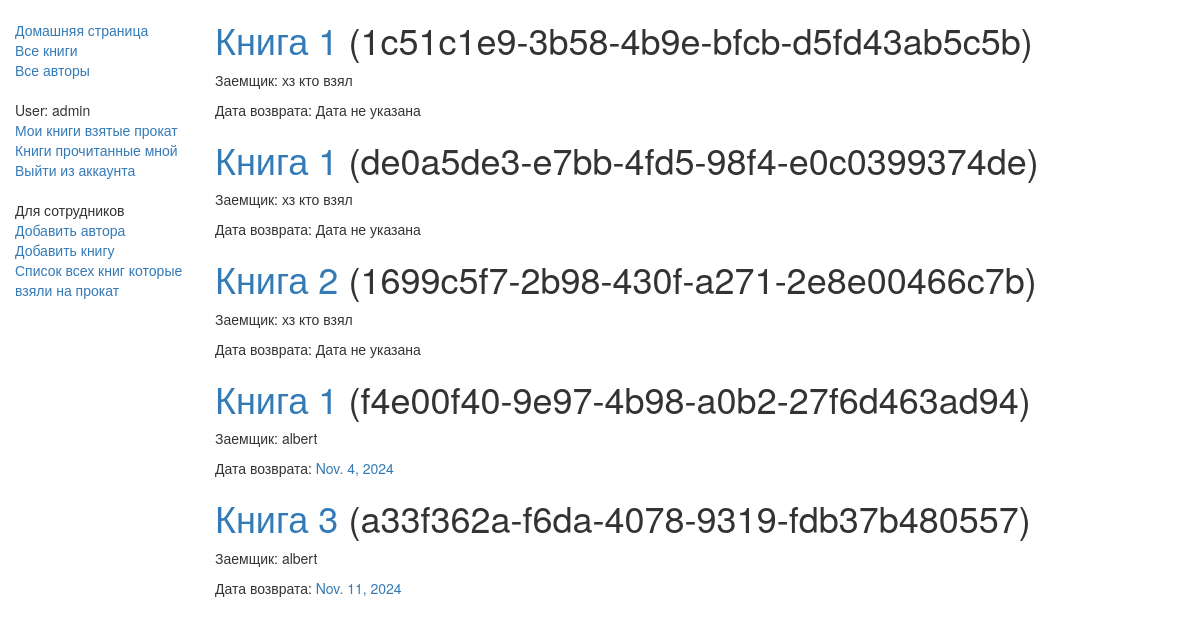
Before: /catalog/booksborrowers/ (signed in) with the older database file.
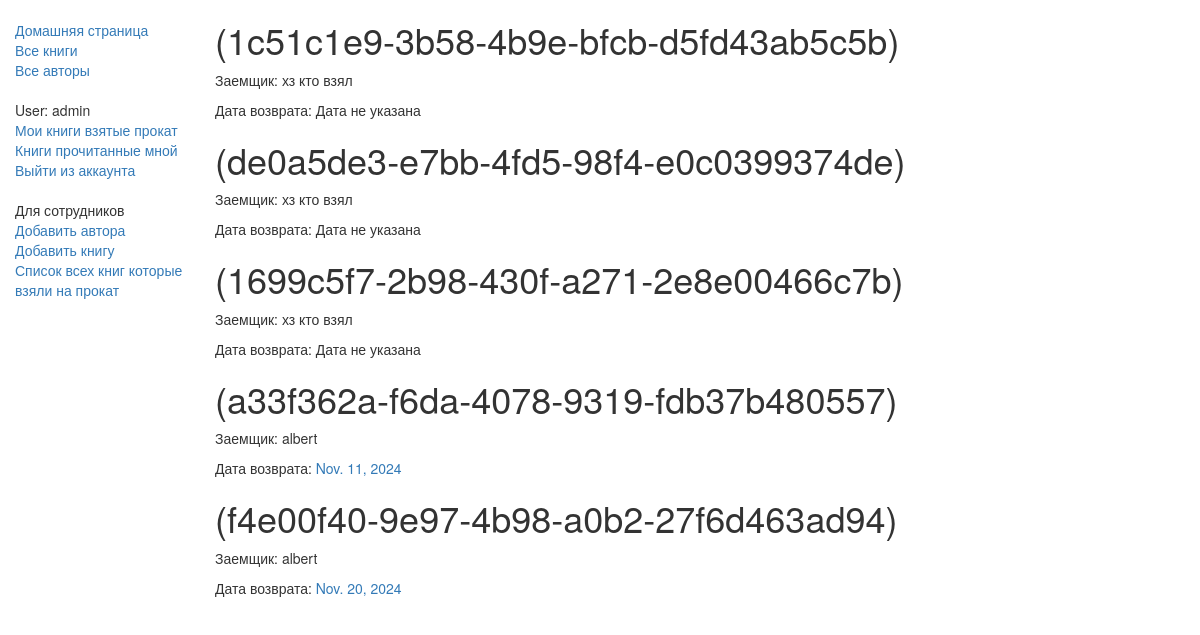
After: the same page with the newer database file.
### catalog/models.py (models this page shows, shortened)
class BookInstance(models.Model):
    id = models.UUIDField(primary_key=True, default=uuid.uuid4, help_text='Уникальный идентификатор этой книги во всей библиотеки')
    book = models.ForeignKey('Book', on_delete=models.SET_NULL, null=True)
    imprint = models.CharField(max_length=200)
    due_back = models.DateField(null=True, blank=True)
    borrower = models.ForeignKey(User, on_delete=models.SET_NULL, null=True, blank=True)
    LOAN_STATUS = (
        ('m', 'Maintenance'),
        ('o', 'On loan'),
        ('a', 'Available'),
        ('r', 'Reserved'),
    )
    status = models.CharField(max_length=1, choices=LOAN_STATUS, blank=True, default='m', help_text='Статус книги')
    class Meta:
        ordering = ['due_back']
        permissions = [
            ('can_mark_returned', 'can mark book as returned'),
        ]
    @property
    def is_overdue(self):
        if self.due_back and date.today() > self.due_back:
            return True
        return False

class Book(models.Model):
    title = models.CharField(max_length=255)
    authors = models.ManyToManyField('Author', help_text='Выберите авторов книги') #Foreign key используем потому что автор у книги может быть только один, но авторы могут написать много книг
    summary = models.TextField(max_length=1000, help_text="Напишите краткое описание книги")
    isbn = models.CharField('ISBN', max_length=13, help_text='13 символов <a href="https://www.isbn-international.org/content/what-isbn">ISBN номера</a>')
    genre = models.ManyToManyField(Genre, help_text='Выберите жанр книги')
    language = models.ForeignKey('Language', on_delete=models.SET_NULL, null=True)
    user_who_read = models.ManyToManyField(User, related_name='read_books', null=True)
    def display_genre(self):
        return ', '.join([genre.name for genre in self.genre.all()[:3]])
    display_genre.short_description = 'Genre'

### catalog/views.py (the view)
@method_decorator(permission_required('can_mark_returned'), name='dispatch')
class BookBorrowerListView(LoginRequiredMixin, generic.ListView):
    model = BookInstance
    template_name = 'catalog/bookinstance_list_borrowed_all.html'
    paginate_by = 10
    def get_queryset(self):
        return BookInstance.objects.all()

### catalog/templates/catalog/bookinstance_list_borrowed_all.html
{% extends 'base_generic.html' %}
{% block content %}
    {% if bookinstance_list %}
        {% for book in bookinstance_list %}
            <h1><a href="{% url 'book-detail' book.book.pk %}">{{book.book.title}}</a> ({{book.id}})</h1>
            <p>Заемщик: {% if book.borrower %}{{book.borrower}}{% else %}хз кто взял{% endif %}</p>
            <p>Дата возврата: {% if book.due_back %} <span class="{% if book.is_overdue %}text-danger{% endif %}"><a href="{% url 'renew-book-librarian' book.id %}">{{book.due_back}}</a></span>{% else %}Дата не указана {% endif %}</p>
        {% endfor %}
    {% endif %}
{% endblock %}

### catalog/templates/base_generic.html (shortened to what this page needs)
<!DOCTYPE html>
<html lang="en">
<head>
    <link
      rel="stylesheet"
      href="https://maxcdn.bootstrapcdn.com/bootstrap/3.3.7/css/bootstrap.min.css" />
    {% load static %}
    <link rel="stylesheet" href="{% static 'css/styles.css' %}">
</head>
<body>
    <div class="container-fluid">
        <div class="row">
            <div class="col-sm-2">
                {% block sidebar %}
                    <ul class="sidebar-nav">
                        <li><a href="{% url 'index' %}">Домашняя страница</a></li>
                        <li><a href="{% url 'books' %}">Все книги</a></li>
                        <li><a href="{% url 'authors' %}">Все авторы</a></li>
                        <br>
                        {% if user.is_authenticated %}
                        <li>User: {{user.get_username}}</li>
                        <li><a href="{% url 'my-borrowed' %}">Мои книги взятые прокат</a></li>
                        <li><a href="{% url 'read-books' %}">Книги прочитанные мной</a></li>
                        <li><a href="{% url 'logout' %}?next={{request.path}}">Выйти из аккаунта</a></li>
                        {% else %}
                        <li><a href="{% url 'login' %}?next={{request.path}}">Войти в аккаунт</a></li>
                        {% endif %}
                        <br>
                        {% if perms.catalog.can_mark_returned %}
                        <li>Для сотрудников</li>
                        <li><a href="{% url 'author_create' %}">Добавить автора</a></li>
                        <li><a href="{% url 'book_create' %}">Добавить книгу</a></li>
                        <li><a href="{% url 'all-borrowed' %}">Список всех книг которые взяли на прокат</a></li>
                        {% endif %}
                    </ul>
                {% endblock %}
            </div>
            <div class="col-sm-10">
                {% block content %}{% endblock %}
            </div>
        </div>
    </div>
</body>
</html>

### catalog/static/css/styles.css (style rules this page uses)
* { margin: 0; padding: 0; box-sizing: border-box; }
.sidebar-nav { margin-top: 20px; padding: 0; list-style: none; }

Changed rows visible on the page:
changed BookInstance "1c51c1e9-3b58-4b9e-bfcb-d5fd43ab5c5b": book_id 2 → empty (drawn); book "Книга 1" → (not shown)
changed BookInstance "de0a5de3-e7bb-4fd5-98f4-e0c0399374de": book_id 2 → empty (drawn); book "Книга 1" → (not shown)
changed BookInstance (number 3 of 5 on the later page): book_id 3 → empty (drawn); book "Книга 2" → (not shown)
changed BookInstance "a33f362a-f6da-4078-9319-fdb37b480557": book_id 4 → empty (drawn); book "Книга 3" → (not shown); moves up the list
changed BookInstance "f4e00f40-9e97-4b98-a0b2-27f6d463ad94": due_back "Nov. 4, 2024" → "Nov. 20, 2024"; book_id 2 → empty (drawn); book "Книга 1" → (not shown)
